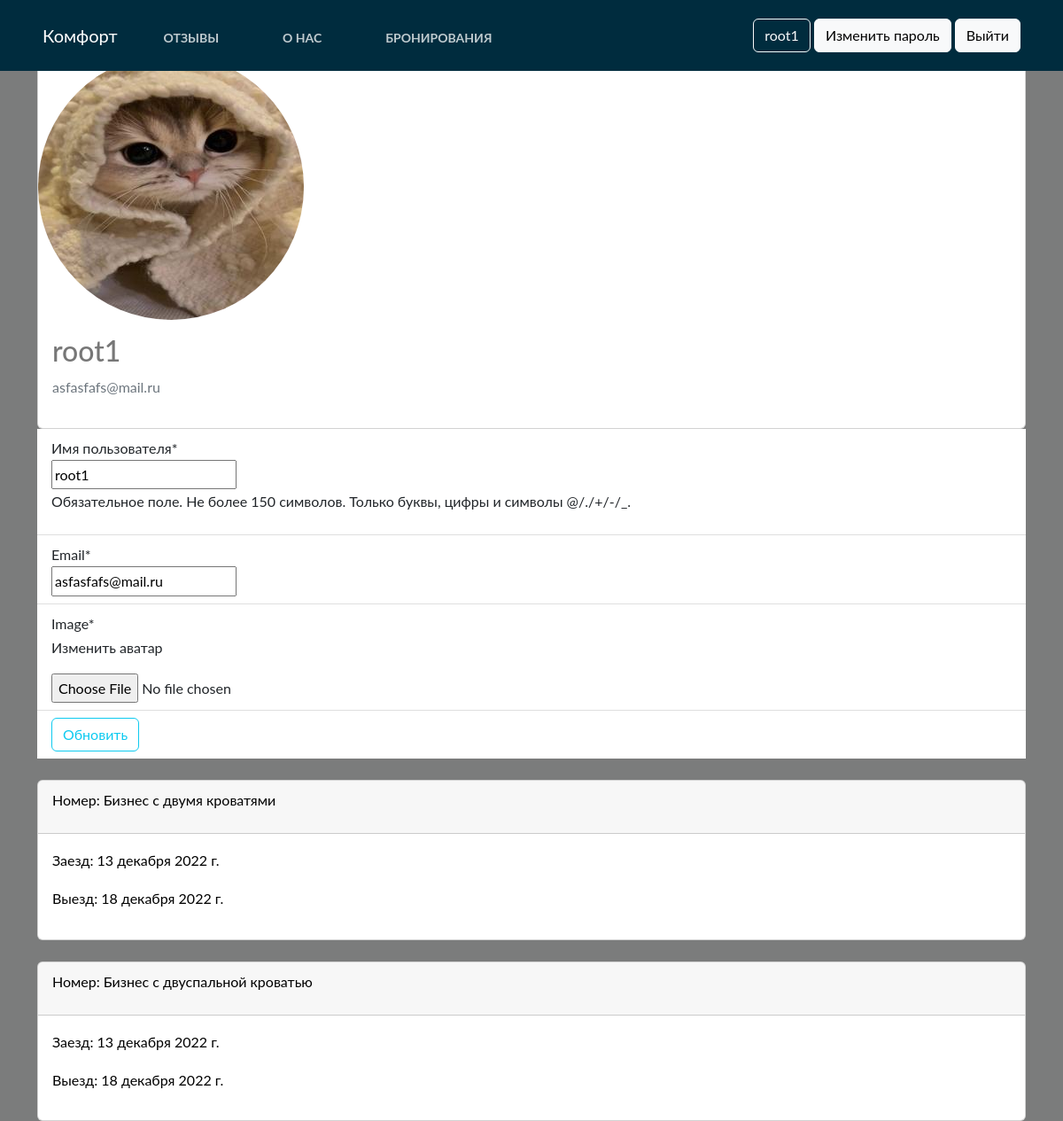
The app's page /users/profile/ (signed in), older data.
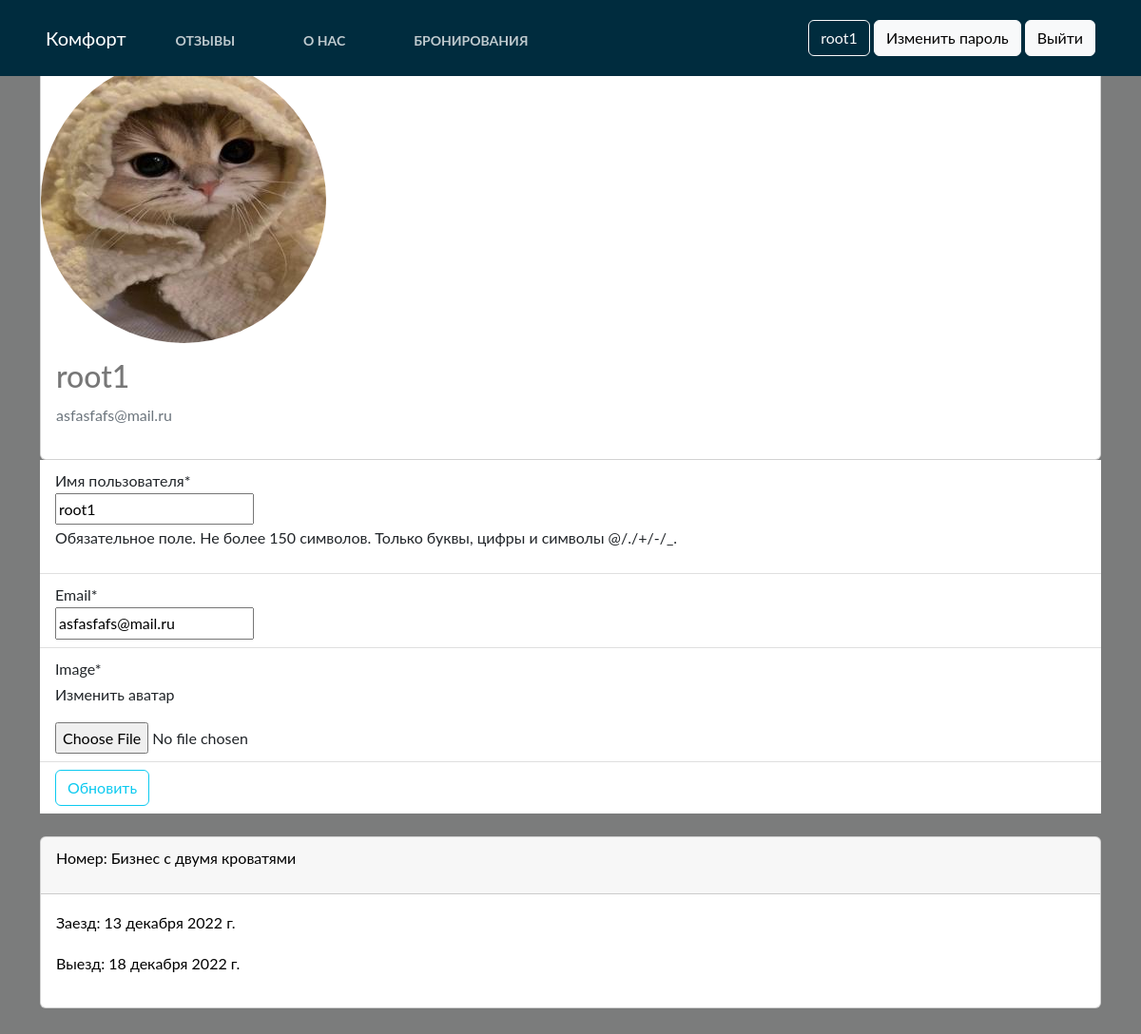
The same page, newer data.
### home/models.py (models this page shows)
class BaseModel(models.Model):
    uid = models.UUIDField(default=uuid.uuid4   , editable=False , primary_key=True)
    created_at = models.DateField(auto_now_add=True)
    updated_at = models.DateField(auto_now_add=True)
    class Meta:
        abstract = True

class Booking(BaseModel):
    hotel = models.ForeignKey(Hotel, on_delete=models.CASCADE,)
    user = models.ForeignKey(settings.AUTH_USER_MODEL, on_delete=models.CASCADE,)
    phone = PhoneField(blank=True, help_text='Contact phone number')
    start_date = models.DateField()
    end_date = models.DateField()

class Hotel(BaseModel):
    hotel_name = models.CharField(max_length=100)
    hotel_price = models.IntegerField()
    description = models.TextField(max_length=500)
    amenities = models.ManyToManyField(Amenities)
    room_count = models.IntegerField(default=1)
    people_capacity = models.IntegerField(default=0)
    def __str__(self) -> str:
        return self.hotel_name

### users/views.py (the view)
# urls.py: path('profile/', profile, name='profile'),
@login_required
def profile(request):
    mybookings = Booking.objects.filter(user=request.user)
    if request.method == 'POST':
        u_form = UserUpdateForm(request.POST, instance=request.user)
        p_form = ProfileUpdateForm(request.POST,
                                   request.FILES,
                                   instance=request.user.profile)
        if u_form.is_valid() and p_form.is_valid():
            u_form.save()
            p_form.save()
            messages.success(request, f'Ваш профиль успешно обновлен.')
            return redirect('profile')
    else:
        u_form = UserUpdateForm(instance=request.user)
        p_form = ProfileUpdateForm(instance=request.user.profile)
    context = {
        'u_form': u_form,
        'p_form': p_form,
        'mybookings': mybookings,
    }
    return render(request, 'registration/profile.html', context)

### users/forms.py
class UserUpdateForm(forms.ModelForm):
    email = forms.EmailField()
    class Meta:
        model = User
        fields = ('username', 'email',)

class ProfileUpdateForm(forms.ModelForm):
    class Meta:
        model = Profile
        fields = ('image',)

### templates/registration/profile.html (shortened to what this page needs)
{% extends "base.html" %}
{% load crispy_forms_tags %}
{% block start %}
<body style="background-image: url(https://images.unsplash.com/photo-1621891333819-00c206ec8994?ixlib=rb-4.0.3&ixid=MnwxMjA3fDB8MHxwaG90by1wYWdlfHx8fGVufDB8fHx8&auto=format&fit=crop&w=1740&q=80); height: 1080px; background-size: cover;background-position: center center;">
<div class="container" style="margin-top:5%">
<div class="card">
      <div class="media">
        <img class="rounded-circle account-img" src="{{ user.profile.image.url }}">
        <div class="card-body">
          <h2 class="account-heading">{{ user.username }}</h2>
          <p class="text-secondary">{{ user.email }}</p>
        </div>
          </div>
      </div>
       <form method="POST" enctype="multipart/form-data">
          <fieldset class="form-group">
              <ul class="list-group list-group-flush">
                <li class="list-group-item">
                    <div id="div_id_username" class="control-group">
                        <label for="id_username" class="control-label requiredField">Имя пользователя<span class="asteriskField">*</span></label>
                        <div class="controls">
                            <input type="text" name="username" value="{{ user.username }}" maxlength="150" class="textinput textInput" required="" id="id_username">
                            <p id="hint_id_username" class="help-block">Обязательное поле. Не более 150 символов. Только буквы, цифры и символы @/./+/-/_.</p>
                        </div>
                    </div>
                </li>
                  <li class="list-group-item">
                      <div id="div_id_email" class="control-group"> <label for="id_email" class="control-label requiredField">Email<span class="asteriskField">*</span> </label>
                          <div class="controls">
                              <input type="email" name="email" value="{{ user.email }}" class="emailinput" required="" id="id_email">
                          </div>
                      </div>
                  </li>
                  <li class="list-group-item">
                      <div id="div_id_image" class="control-group">
                          <label for="id_image" class="control-label requiredField">Image<span class="asteriskField">*</span></label>
                          <p>Изменить аватар</p>
                          <div class="controls">
                            <input type="file" name="image" accept="image/*" class="clearablefileinput" id="id_image">
                          </div>
                      </div>
                  </li>
                  <li class="list-group-item">
                      <div class="form-group">
                        <button class="btn btn-outline-info" type="submit">Обновить</button>
                      </div>
                  </li>
                </ul>
              {% for item in mybookings %}
              <div class="card mt-4" style="color: black">
                  <div class="card-header">
                      <p>Номер: {{ item.hotel }}</p>
                  </div>
                  <div class="card-body">
                      <p>Заезд: {{ item.start_date }}</p>
                      <p>Выезд: {{ item.end_date }}</p>
                  </div>
              </div>
                {% endfor %}
          </fieldset>
      </form>
</div>
</body>
{% endblock  %}

Row changes from the older to the newer data that the page shows:
removed Booking: hotel "Бизнес с двуспальной кроватью", start_date "13 декабря 2022 г.", end_date "18 декабря 2022 г."
